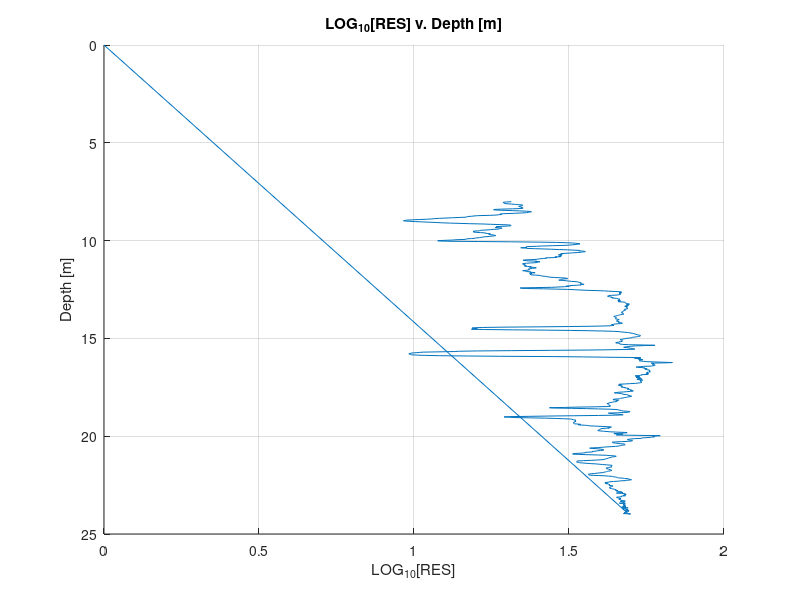

The MATLAB source for this figure: (Note: this script raises an error after producing the figure.)

% % Author: Nathan Benton 
% % Description: accepts EC (mS/m) and Depth (m) as single input file  
% % and then uses 'ginput' to select certain ranges of depth/EC pairs 
% % to approximate lithology - note that the only purpose of this script
% % is to find and select which lithology is at which depth (i.e., the 
% % EC/ER value that is simultaneously evaluated in section 1 is NOT 
% % important - the only data we care about it the depth/litho pair 
% % Created: 03/14/17
% % Modified: (v.1)->03/26/15, (v.2)->03/30/17, (v.3)->04/01/17
% % (v.4)->04/06/17, (v.5)->04/26/17
% % Special Note: for each run of this script, the clc and clear 
% % must remain - it clears all memory before each interation 
% -------------------------------------------------------------------

                            %---SECTION 1---%
% % Objective: to convert units to match HAY data and to perform 
% % graphical input via 'ginput' to select depth/litho pairs 

clc; clear all; %clear all current memory 

%accept user input and assign to variables for EC(S/m) and depth[m]
all_data=dlmread('W5_EC.txt');    %manually provide input file 
depth=all_data(:,1); ec=all_data(:,2)/1000; %mS/m to S/m

%change EC to LOG10[RES]
for i1=1:size(all_data,1),
    if(ec(i1)==0)   %special case of when EC/RC is zero 
        er(i1)=0;   %if array element=0, then assign (remain) zero 
        erLOG10(i1)=ec(i1);
        continue;   %if condition is met, loop returns to control 
    end
    er(i1)=1/ec(i1);
    erLOG10(i1)=log10(er(i1));
end

%assign log10(ER) to column 2 of all_data for later use in section 4
all_data(:,2)=erLOG10;


%plotting and special formatting of plot 
figure; hold on; grid on; set(gca,'Ydir','reverse');    %reverse y-axis 
plot(erLOG10,depth); xlim([0,2]);   %generate 2-D plot and set x-axis lim
title('LOG_{10}[RES] v. Depth [m]') %main title 
xlabel('LOG_{10}[RES]');   %x-axis title 
ylabel('Depth [m]');    %y-axis title 

%select possible ranges for given litho types via user (graphical) input
i=1;    %counter and index used in looping 
while('true')   %while-loop continues until short-circuit by 'break'

    %input and launch plot
    %note: mouse click on far left generates a 1 value and the far right 
    %generates a 3 -> 1=clay and 3=sand [the middle button gives 2, but 
    %there is no need for that yet
    %special note: only click the mouse ONCE for each enter - if the mouse 
    %is clicked more than once, the entire program will fail 
  
    %prompt for user input
    fprintf('Cell: %d -> Select Range of Litho Type: \n',i);
    fprintf('***NOTE: left click for CLAY and right click for SAND. \n');
    
    %user input via ginput - remember that we only care about the 
    %depth/litho pair - NOT the ER/EC value
    [selected_ec,selected_depth,litho_type_button]=ginput();

    %empty array/cell from ginput to short circuit loop
    if(isempty(selected_ec(:)))
        hold off;
        fprintf('\n~NOTHING ENTERED -> CELL %d WILL BE DISREGARDED~\n',i);
        break;  
    end
    
    %add references line of current depth - don't pick points above it
    hline=refline([0 selected_depth]);  %no slope (o) and y-intercept 
    hline.Color='r';    %color type for horizontal line 
    
    %the litho_cells cell data type will be used in section two 
    %for further processing of ER, Depth, and Litho data triplets 
    litho_cells{i}=[selected_ec,selected_depth,litho_type_button];

    i=i+1; %update index/counter 
end

                            %---SECTION 2---%
% % Objective: to accept data from section 1 and take data from cell
% % and convert/transfer data to arrays for later processing   
                            
total_size=size(litho_cells,2); %total size of array from section 1 loop 

%arrays corresponding to ER/EC, depth, and litho are populated with zeros
all_ER=zeros(1,total_size); 
all_DEPTH=zeros(1,total_size);
all_LITHO=zeros(1,total_size);

for i1=1:size(litho_cells,2),
    %data from the litho_cells are assigned to seperate arrays
    all_ER(:,i1)=litho_cells{1,i1}(1,1); 
    all_DEPTH(:,i1)=litho_cells{1,i1}(1,2);
    all_LITHO(:,i1)=litho_cells{1,i1}(1,3);
end     

%all data from section 1 and 2 are now combined into single array 
ALL=[all_ER; all_DEPTH; all_LITHO]; %all data types now concatenated     
ALL=ALL';   %take transpose to format correctly                                                                                          
                                                      
                            %---SECTION 3---%                           
% % Objective: to accept data from section 2 and combine litho type with
% % all depth/EC/litho data into single array

%this loop will fail if the user only selected one point - there must be 
%at least two points in order for this evaluation to work
last=size(ALL,1);   %for last interation of second loop
for i1=1:size(ALL,1),   %first loop start 
    for i2=1:size(all_data,1),  %second loop start 
        %for the first depth value 
        if(i1==1 && all_data(i2,1)<=ALL(1,2))
            all_data(i2,3)=ALL(i1,3);
        end
        %for all middle values
        if(i1~=1 && i1~=last && all_data(i2,1)<=ALL(i1,2) && all_data(i2,1)>ALL(i1-1,2))
            all_data(i2,3)=ALL(i1,3);
        end 
        %for the last value
        if(i1==last && all_data(i2,1)<=ALL(last,2) && all_data(i2,1)>ALL(i1-1,2))
            all_data(i2,3)=ALL(i1,3);
        end 
    end %end of second loop
end %end of first loop                            
                            
                            %---SECTION 4---%                           
% % Objective: calculates acoustic impedance (AI) from EC to velocity 
% % based on HAY data - thus this transform is not a direct calculation 
% % instead it is merely a replacement of EC to s-wave velocity         
          
%read in and assign HAY data for EC/ER to velocity replacement 
%note: the way the that the HAY txt file is arranged is - from left 
%to right - the columns are arranged from log10(RES), V_s, and soil type 
HAY_1_Vs_LOG10R_ST=dlmread('HAY_1_Vs_LOG10R_ST.txt');

%modify litho type value from section 1 to compare with HAY data set,
%which retains values around ~1.0 for clay and ~2.0 for sand - normal 
%values for c_max and s_max are 1.4 and 2.3, respectively
c_max=input('\nEnter MAX threshold value for CLAY: \n');
s_max=input('Enter MAX threshold value for SAND: \n');

%this loop takes c_max and s_max and replaces the original litho type 
%values from section 1 with user input shown above 
for i1=1:size(all_data,1),
    if(all_data(i1,3)==3)
        all_data(i1,3)=s_max;
    end
    if(all_data(i1,3)==1)
        all_data(i1,3)=c_max;
    end
end

%the loop below serves to compare HAY data (imported above)
%with the imported well data - in the process of this "comparing" section,
%the min error between well ER and HAY ER is calculated. 
%whichever Vs/ER pair results in the best value, the Vs is assigned to 
%cell of the well data for a given litho type, ER, and depth triplet
for i1=1:size(all_data,1),    %first loop - i1 
    least_ab_error_win=100000000;   %sloppy coding, but neccessary 
    for i2=1:size(HAY_1_Vs_LOG10R_ST,1), %second loop - i2
        %for the clay 
        if(HAY_1_Vs_LOG10R_ST(i2,3)<=all_data(i1,3))
            least_ab_error_temp=((abs(all_data(i1,2)- ...
            HAY_1_Vs_LOG10R_ST(i2,3)))/all_data(i1,2))*100;
            if(least_ab_error_temp<least_ab_error_win)  
                 %least absolute error between well and HAY data 
                 least_ab_error_win=least_ab_error_temp;
                 %assign Vs based from ER error
                 all_data(i1,4)=HAY_1_Vs_LOG10R_ST(i2,1);
                 %assign best error
                 all_data(i1,5)=least_ab_error_win;
            end
        end
        
        %for the sand
        if(HAY_1_Vs_LOG10R_ST(i2,3)<=all_data(i1,3) && HAY_1_Vs_LOG10R_ST(i2,3)>c_max)
            least_ab_error_temp=((abs(all_data(i1,3)- ...
            HAY_1_Vs_LOG10R_ST(i2,3)))/all_data(i1,3))*100;
            if(least_ab_error_temp<least_ab_error_win)
                 %least absolute error between well and HAY data 
                 east_ab_error_win=least_ab_error_temp;
                 %assign Vs based from ER error
                 all_data(i1,4)=HAY_1_Vs_LOG10R_ST(i2,1);    
            end
        end
    end   %end of loop 2
end    %end of loop 1

%all processed data is arranged below (as columns) to depth, Vs, and
%density - note that density is a constant one for simplification 
d_Vs_rho=[all_data(:,1),all_data(:,4),ones(size(all_data,1),1)];

%plot velocity log with respect to depth
figure; hold on; grid on; set(gca,'Ydir','reverse');
plot(all_data(:,4),all_data(:,1))
title('Shear-Wave Velocity v. Depth') %main title 
xlabel('Velocity [m/s]');   %x-axis title 
ylabel('Depth [m]');    %y-axis title 

%ginput is now used to pick a general velocity trend 
%[vel,depth]=ginput();
%vel=smooth(all_data(:,4),'moving');
%figure; hold on; grid on; set(gca,'Ydir','reverse');
%plot(vel,all_data(:,1));
%title('Low-Pass');
  
